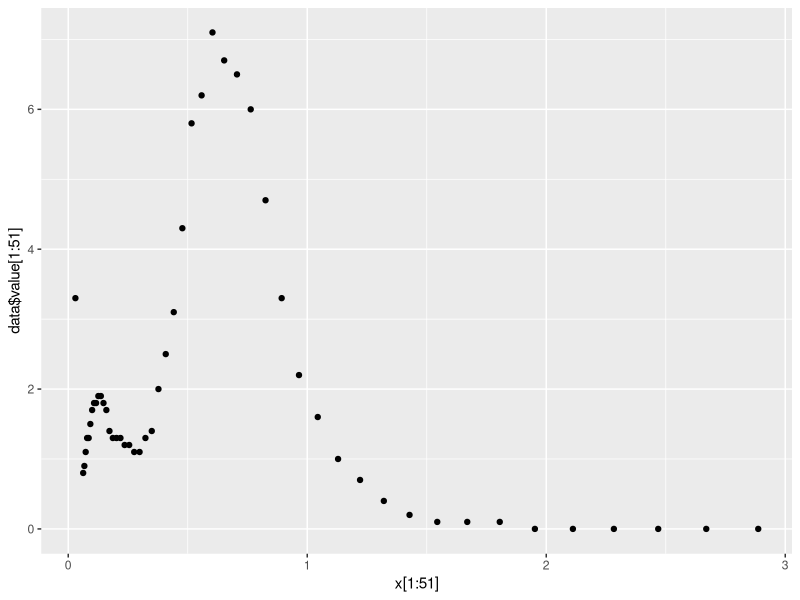

Recreate this plot in R.
## ---- chunk 1
knitr::opts_chunk$set(echo = FALSE)
## ---- chunk 2
library(ggplot2)
## ---- chunk 3
setwd("~/Google Drive/EPFL/Applied Stat/StatApp-314577/Project-1")
data <- read.csv2("1_snow_particles.csv", sep=",")
data <- data.frame(startpoint <- as.numeric(data$startpoint),
                   endpoint <- as.numeric(data$endpoint),
                   value <- as.numeric(data$retained....),
                   number <- as.numeric(data$particles.detected))
## ---- chunk 4
x <- (data$endpoint-data$startpoint)/2 + data$startpoint
data_clean <- data.frame(start=data$startpoint)
ggplot()+
  geom_point(aes(x[1:51], data$value[1:51]))

## ---- chunk 5

f <- function(x, mu1, mu2, sigma1, sigma2, tau){
  return((1 - tau) * exp(- (log(x) - mu1)^2 / (2 * sigma1)) / (x * sqrt(2 * pi * sigma1))
         + tau * exp(- (log(x) - mu2)^2 / (2 * sigma2)) / (x * sqrt(2 * pi * sigma2)))
}

  # Other possibility :
f2 <- function(x, mu1, mu2, sigma1, sigma2, tau){
  return((1 - tau) * dnorm(log(x), mu1, sqrt(sigma1))/x 
         + tau * dnorm(log(x), mu2, sqrt(sigma2))/x )
}

log_likelihood <- function(X, mu1, mu2, sigma1, sigma2, tau){
  return (sum(log(tau * dnorm(log(X), mu2, sigma2) + (1-tau) * dnorm(log(X), mu1, sigma1)) - log(X)))
}
## ---- chunk 6


